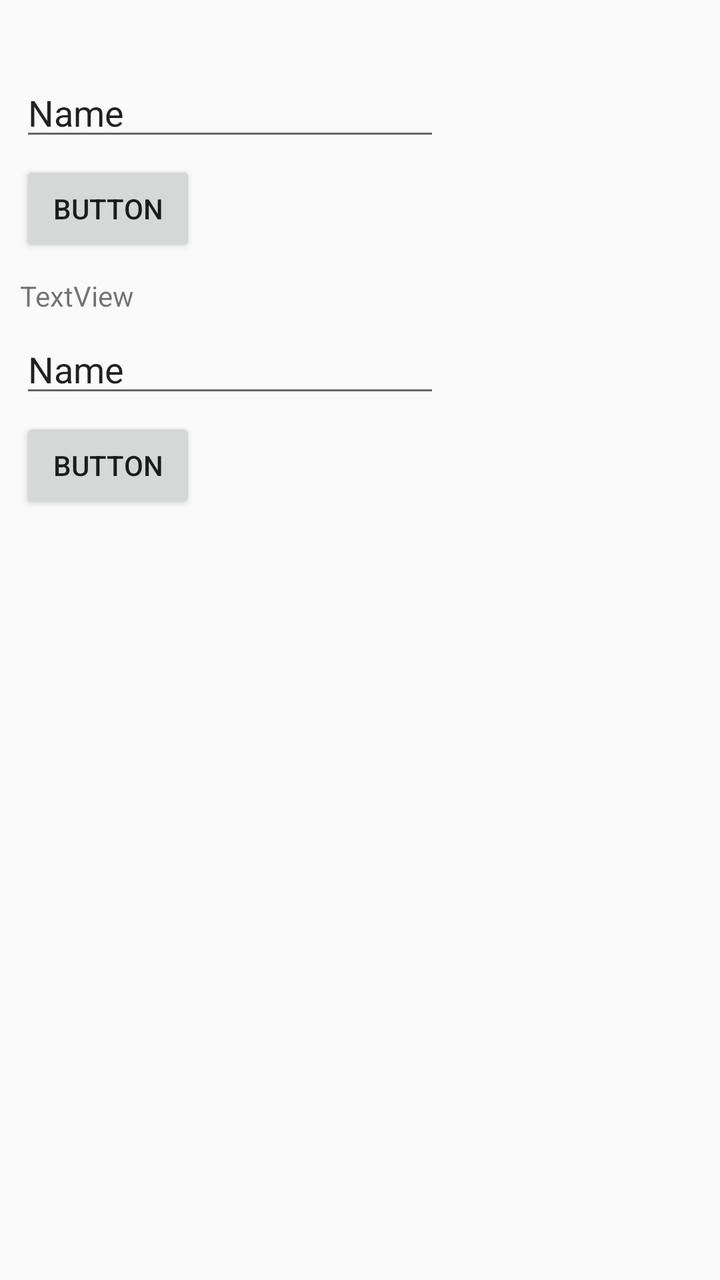
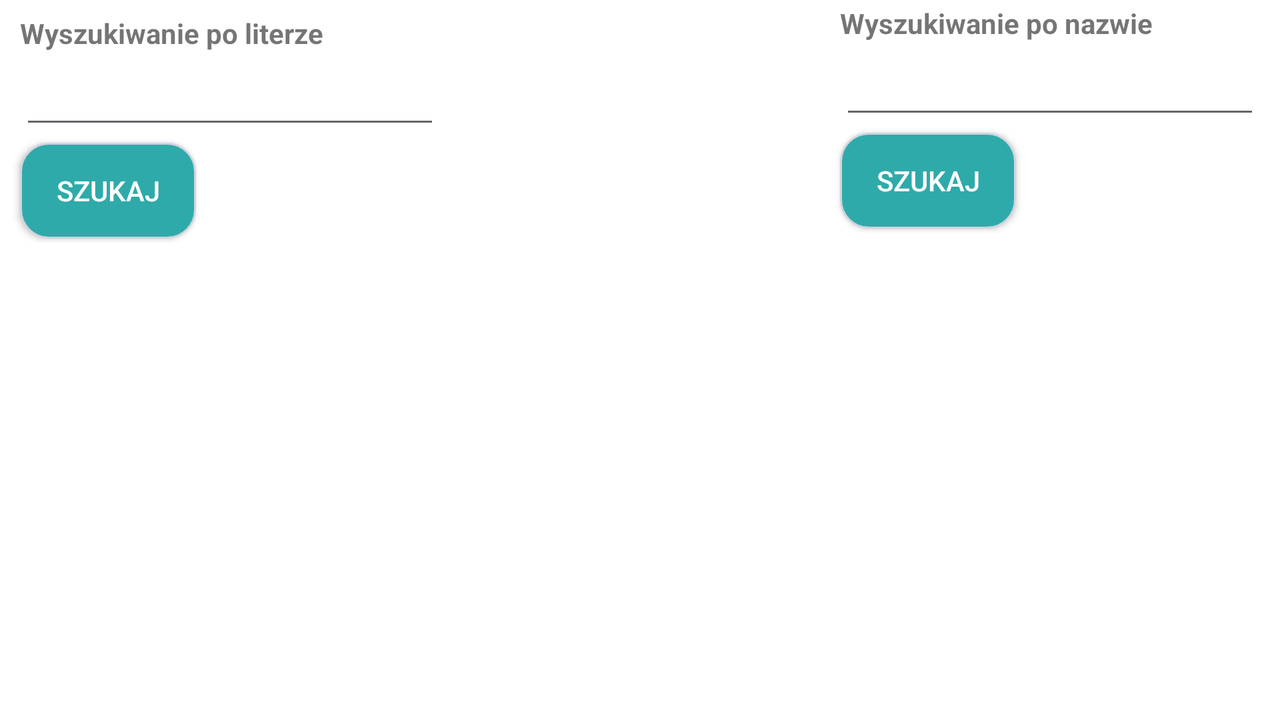

One screen, two layout resources from the same app: the default and the repository's alternative for another configuration. Each is rendered where Android would select it; the XML of both is given below.
<!-- AndroidManifest.xml: application theme AppTheme.NoActionBar -->
<!-- res/layout/fragment_find_drinks.xml -->
<?xml version="1.0" encoding="utf-8"?>
<androidx.constraintlayout.widget.ConstraintLayout xmlns:android="http://schemas.android.com/apk/res/android"
    xmlns:app="http://schemas.android.com/apk/res-auto"
    xmlns:tools="http://schemas.android.com/tools"
    android:layout_width="match_parent"
    android:layout_height="match_parent">

    <androidx.constraintlayout.widget.ConstraintLayout
        android:id="@+id/constraintLayout2"
        android:layout_width="match_parent"
        android:layout_height="wrap_content"
        app:layout_constraintEnd_toEndOf="parent"
        app:layout_constraintStart_toStartOf="parent"
        app:layout_constraintTop_toTopOf="parent">

        <EditText
            android:id="@+id/edit_text_input_char"
            android:layout_width="wrap_content"
            android:layout_height="wrap_content"
            android:layout_marginStart="10dp"
            android:layout_marginTop="5dp"
            android:layout_marginEnd="10dp"
            android:ems="10"
            android:inputType="textPersonName"
            android:text="Name"
            app:layout_constraintEnd_toEndOf="parent"
            app:layout_constraintHorizontal_bias="0.0"
            app:layout_constraintStart_toStartOf="parent"
            app:layout_constraintTop_toBottomOf="@+id/text_view_input_char" />

        <Button
            android:id="@+id/button_find_drinks_by_char"
            android:layout_width="wrap_content"
            android:layout_height="wrap_content"
            android:layout_marginStart="10dp"
            android:layout_marginTop="5dp"
            android:layout_marginEnd="10dp"
            android:text="Button"
            app:layout_constraintBottom_toBottomOf="parent"
            app:layout_constraintEnd_toEndOf="parent"
            app:layout_constraintHorizontal_bias="0.0"
            app:layout_constraintStart_toStartOf="parent"
            app:layout_constraintTop_toBottomOf="@+id/edit_text_input_char" />

        <TextView
            android:id="@+id/text_view_input_char"
            android:layout_width="wrap_content"
            android:layout_height="wrap_content"
            android:layout_marginStart="10dp"
            android:layout_marginTop="10dp"
            android:layout_marginEnd="893dp"
            android:text="TextView"
            app:layout_constraintEnd_toEndOf="parent"
            app:layout_constraintStart_toStartOf="parent"
            app:layout_constraintTop_toTopOf="parent" />

    </androidx.constraintlayout.widget.ConstraintLayout>

    <androidx.constraintlayout.widget.ConstraintLayout
        android:id="@+id/constraintLayout"
        android:layout_width="match_parent"
        android:layout_height="wrap_content"
        app:layout_constraintEnd_toEndOf="parent"
        app:layout_constraintStart_toStartOf="parent"
        app:layout_constraintTop_toBottomOf="@+id/constraintLayout2">

        <TextView
            android:id="@+id/text_view_name_drink"
            android:layout_width="wrap_content"
            android:layout_height="wrap_content"
            android:layout_marginStart="10dp"
            android:layout_marginTop="10dp"
            android:layout_marginEnd="10dp"
            android:text="TextView"
            app:layout_constraintEnd_toEndOf="parent"
            app:layout_constraintHorizontal_bias="0.0"
            app:layout_constraintStart_toStartOf="parent"
            app:layout_constraintTop_toTopOf="parent" />

        <EditText
            android:id="@+id/edit_text_name_drink"
            android:layout_width="wrap_content"
            android:layout_height="wrap_content"
            android:layout_marginStart="10dp"
            android:layout_marginTop="5dp"
            android:layout_marginEnd="10dp"
            android:ems="10"
            android:inputType="textPersonName"
            android:text="Name"
            app:layout_constraintEnd_toEndOf="parent"
            app:layout_constraintHorizontal_bias="0.0"
            app:layout_constraintStart_toStartOf="parent"
            app:layout_constraintTop_toBottomOf="@+id/text_view_name_drink" />

        <Button
            android:id="@+id/button_find_drink_by_name"
            android:layout_width="wrap_content"
            android:layout_height="wrap_content"
            android:layout_marginStart="10dp"
            android:layout_marginTop="5dp"
            android:layout_marginEnd="10dp"
            android:text="Button"
            app:layout_constraintBottom_toBottomOf="parent"
            app:layout_constraintEnd_toEndOf="parent"
            app:layout_constraintHorizontal_bias="0.0"
            app:layout_constraintStart_toStartOf="parent"
            app:layout_constraintTop_toBottomOf="@+id/edit_text_name_drink"
            app:layout_constraintVertical_bias="0.0" />

    </androidx.constraintlayout.widget.ConstraintLayout>

    <androidx.recyclerview.widget.RecyclerView
        android:id="@+id/drink_list"
        android:layout_width="match_parent"
        android:layout_height="0dp"
        android:layout_marginTop="5dp"
        android:layout_marginBottom="5dp"
        app:layout_constraintBottom_toBottomOf="parent"
        app:layout_constraintEnd_toEndOf="parent"
        app:layout_constraintTop_toBottomOf="@+id/constraintLayout" />

</androidx.constraintlayout.widget.ConstraintLayout>
<!-- resources referenced by this layout -->
<resources>
  <style name="AppTheme.NoActionBar" parent="Theme.AppCompat.Light.NoActionBar">
          
  
      </style>
</resources>
<!-- res/layout-land/fragment_find_drinks.xml (the repository's variant of the layout above) -->
<!-- drawn on the phone turned sideways -->
<?xml version="1.0" encoding="utf-8"?>
<androidx.constraintlayout.widget.ConstraintLayout xmlns:android="http://schemas.android.com/apk/res/android"
    xmlns:app="http://schemas.android.com/apk/res-auto"
    xmlns:tools="http://schemas.android.com/tools"
    android:layout_width="match_parent"
    android:layout_height="match_parent"
    android:background="@color/alarms_background">

    <androidx.constraintlayout.widget.ConstraintLayout
        android:id="@+id/constraintLayout2"
        android:layout_width="wrap_content"
        android:layout_height="wrap_content"
        android:layout_marginTop="4dp"
        android:layout_marginBottom="2dp"
        android:background="@color/alarms_background"
        app:layout_constraintBottom_toTopOf="@+id/drink_list_recycler_view"
        app:layout_constraintEnd_toStartOf="@+id/constraintLayout"
        app:layout_constraintHorizontal_bias="0.0"
        app:layout_constraintStart_toStartOf="parent"
        app:layout_constraintTop_toTopOf="parent">

        <EditText
            android:id="@+id/edit_text_input_char"
            android:layout_width="wrap_content"
            android:layout_height="wrap_content"
            android:layout_marginStart="10dp"
            android:layout_marginTop="2dp"
            android:layout_marginEnd="10dp"
            android:ems="10"
            android:inputType="textPersonName"
            android:maxLength="1"
            app:layout_constraintEnd_toEndOf="parent"
            app:layout_constraintHorizontal_bias="0.0"
            app:layout_constraintStart_toStartOf="parent"
            app:layout_constraintTop_toBottomOf="@+id/text_view_input_char" />

        <Button
            android:id="@+id/button_find_drinks_by_char"
            android:layout_width="wrap_content"
            android:layout_height="wrap_content"
            android:layout_marginStart="10dp"
            android:layout_marginTop="2dp"
            android:layout_marginEnd="10dp"
            android:layout_marginBottom="2dp"
            android:background="@drawable/menu_button"
            android:text="Szukaj"
            android:textColor="@color/alarms_background"
            app:layout_constraintBottom_toBottomOf="parent"
            app:layout_constraintEnd_toEndOf="parent"
            app:layout_constraintHorizontal_bias="0.0"
            app:layout_constraintStart_toStartOf="parent"
            app:layout_constraintTop_toBottomOf="@+id/edit_text_input_char" />

        <TextView
            android:id="@+id/text_view_input_char"
            android:layout_width="wrap_content"
            android:layout_height="wrap_content"
            android:layout_marginStart="10dp"
            android:layout_marginTop="5dp"
            android:layout_marginEnd="10dp"
            android:text="Wyszukiwanie po literze"
            android:textStyle="bold"
            app:layout_constraintEnd_toEndOf="parent"
            app:layout_constraintHorizontal_bias="0.0"
            app:layout_constraintStart_toStartOf="parent"
            app:layout_constraintTop_toTopOf="parent" />

    </androidx.constraintlayout.widget.ConstraintLayout>

    <androidx.constraintlayout.widget.ConstraintLayout
        android:id="@+id/constraintLayout"
        android:layout_width="wrap_content"
        android:layout_height="wrap_content"
        android:background="@color/alarms_background"
        app:layout_constraintEnd_toEndOf="parent"
        app:layout_constraintTop_toTopOf="parent">

        <TextView
            android:id="@+id/text_view_name_drink"
            android:layout_width="wrap_content"
            android:layout_height="wrap_content"
            android:layout_marginStart="10dp"
            android:layout_marginTop="2dp"
            android:layout_marginEnd="10dp"
            android:text="Wyszukiwanie po nazwie"
            android:textStyle="bold"
            app:layout_constraintEnd_toEndOf="parent"
            app:layout_constraintHorizontal_bias="0.0"
            app:layout_constraintStart_toStartOf="parent"
            app:layout_constraintTop_toTopOf="parent" />

        <EditText
            android:id="@+id/edit_text_name_drink"
            android:layout_width="wrap_content"
            android:layout_height="wrap_content"
            android:layout_marginStart="10dp"
            android:layout_marginTop="2dp"
            android:layout_marginEnd="10dp"
            android:ems="10"
            android:inputType="textPersonName"
            app:layout_constraintEnd_toEndOf="parent"
            app:layout_constraintHorizontal_bias="0.0"
            app:layout_constraintStart_toStartOf="parent"
            app:layout_constraintTop_toBottomOf="@+id/text_view_name_drink" />

        <Button
            android:id="@+id/button_find_drink_by_name"
            android:layout_width="wrap_content"
            android:layout_height="wrap_content"
            android:layout_marginStart="10dp"
            android:layout_marginTop="2dp"
            android:layout_marginEnd="10dp"
            android:layout_marginBottom="2dp"
            android:background="@drawable/menu_button"
            android:text="Szukaj"
            android:textColor="@color/alarms_background"
            app:layout_constraintBottom_toBottomOf="parent"
            app:layout_constraintEnd_toEndOf="parent"
            app:layout_constraintHorizontal_bias="0.0"
            app:layout_constraintStart_toStartOf="parent"
            app:layout_constraintTop_toBottomOf="@+id/edit_text_name_drink"
            app:layout_constraintVertical_bias="0.0" />

    </androidx.constraintlayout.widget.ConstraintLayout>


    <androidx.recyclerview.widget.RecyclerView
        android:id="@+id/drink_list_recycler_view"
        android:layout_width="match_parent"
        android:layout_height="0dp"
        android:layout_marginTop="5dp"
        android:layout_marginBottom="5dp"
        android:background="@color/alarms_background"
        app:layout_constraintBottom_toBottomOf="parent"
        app:layout_constraintEnd_toEndOf="parent"
        app:layout_constraintStart_toStartOf="parent"
        app:layout_constraintTop_toBottomOf="@+id/constraintLayout" />

</androidx.constraintlayout.widget.ConstraintLayout>
<!-- resources referenced by the variant -->
<!-- as the phone turned sideways resolves them -->
<resources>
  <color name="alarms_background">#FFFFFF</color>
  <!-- drawable menu_button (drawable) -->
  <?xml version="1.0" encoding="utf-8"?>
  <selector xmlns:android="http://schemas.android.com/apk/res/android"
      android:shape="rectangle">
      <item
          android:state_focused="false"
          android:state_pressed="false"
          android:drawable="@drawable/menu_button_item_before_click" />
      <item
          android:state_focused="false"
          android:state_pressed="true"
          android:drawable="@drawable/menu_button_item_on_click"
          />
  
  </selector>
  <style name="AppTheme.NoActionBar" parent="Theme.AppCompat.Light.NoActionBar">
          
  
      </style>
  <!-- drawable menu_button_item_before_click (drawable) -->
  <?xml version="1.0" encoding="utf-8"?>
  <shape xmlns:android="http://schemas.android.com/apk/res/android"
      android:shape="rectangle">
      
      <solid android:color="@color/button_normal" />
      <corners android:radius="@dimen/cornerRadius" />
      <stroke android:width="@dimen/stroke_thickness" android:color="#d0d4de" />
  </shape>
  <!-- drawable menu_button_item_on_click (drawable) -->
  <?xml version="1.0" encoding="utf-8"?>
  <shape xmlns:android="http://schemas.android.com/apk/res/android"
      android:shape="rectangle">
      
      <solid android:color="@color/button_clicked" />
      <corners android:radius="@dimen/cornerRadius" />
      <stroke android:width="@dimen/stroke_thickness" android:color="#d0d4de" />
  </shape>
  <color name="button_normal">#2faaaa</color>
  <dimen name="cornerRadius">14dp</dimen>
  <dimen name="stroke_thickness">1dp</dimen>
  <color name="button_clicked">#a0b4ff</color>
</resources>
